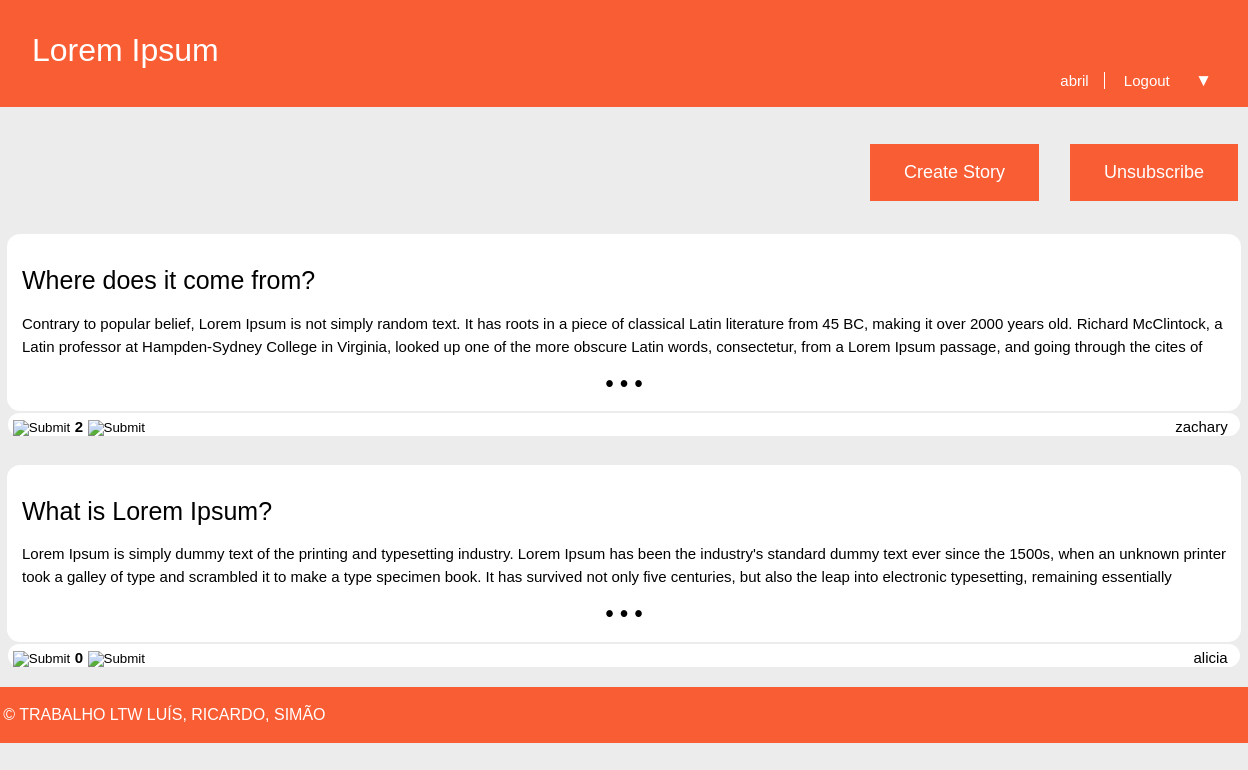
Before: /pages/channel.php?name=Lorem Ipsum (signed in) with the older database file.
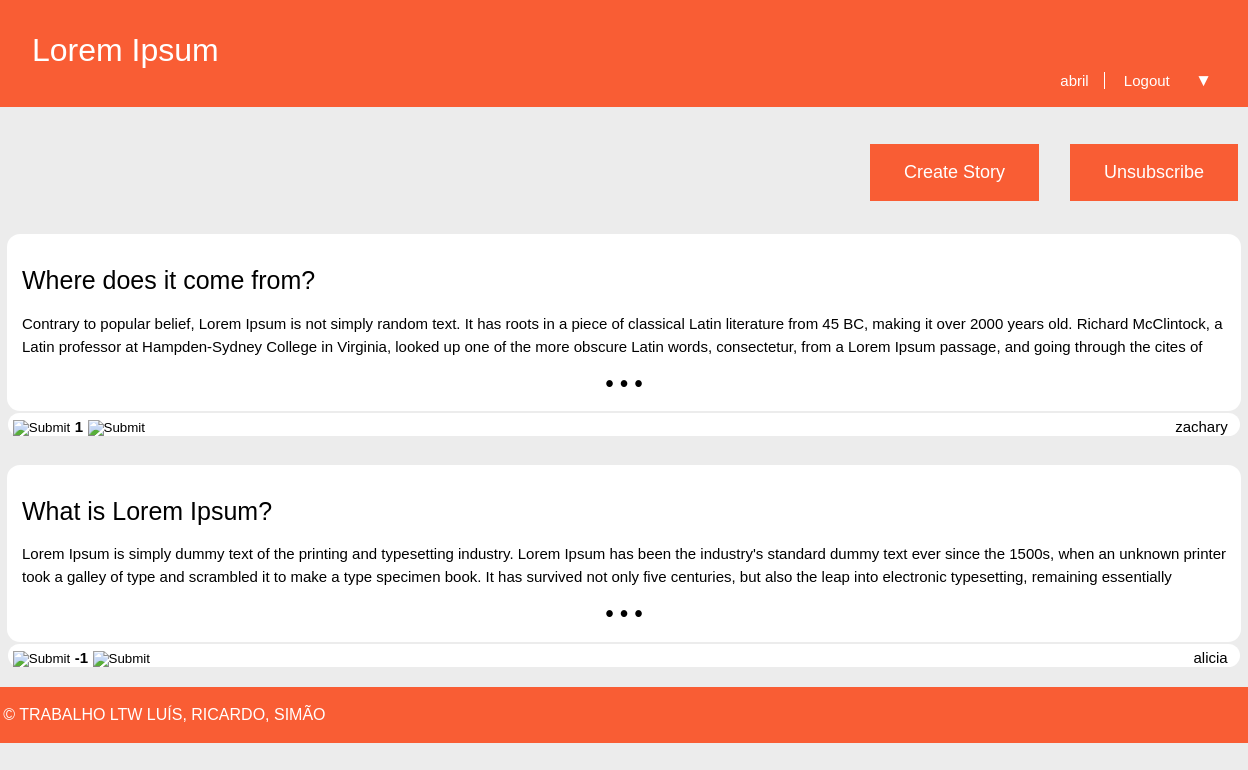
After: the same page with the newer database file.
### tables this page shows
CREATE TABLE Story (
  id INTEGER PRIMARY KEY,
  title VARCHAR,
  published INTEGER, -- date when the story was published in epoch format
  channel VARCHAR REFERENCES channel, -- comma separated tags
  author VARCHAR REFERENCES utilizer, -- who wrote the article
  points INTEGER DEFAULT 0,
  fulltext VARCHAR
);

### database/db_channel.php (called while the page is built, shortened)
<?php
	function channelSubscribed($channel) {
		$db = Database::instance()->db();
		$stmt = $db->prepare('SELECT * FROM UserSubscriptions WHERE username = ? AND channel = ?');
		$stmt->execute(array($_SESSION['username'], $channel));
		return $stmt->fetch()?true:false;
	}
?>

### database/db_story.php (called while the page is built, shortened)
<?php
	function getStoriesFromChannelByDate($channel){
		$db = Database::instance()->db();
		$storiesFromChannel = $db->prepare('SELECT * FROM Story WHERE channel = ? ORDER BY published DESC');
		$storiesFromChannel->execute(array($channel));
		$storiesFromChannel = $storiesFromChannel->fetchAll();
		return $storiesFromChannel;
	}
?>

### templates/tpl_common.php (the view, shortened to what this page needs)
<?php
	include_once('tpl_sub.php');
	include_once('tpl_story.php');
?>
<?php function draw_header($username, $channel) { ?>
	<!DOCTYPE html>
	<html>
		<head>
			<link rel="stylesheet" href="../css/common.css">
		</head>
		<body>
			<header>
				<?php if($channel === "NOT REDDIT") { ?>
					<a id="title" href="../pages/homepage.php"><?=$channel?></a>
				<?php } else { ?>
					<a id="title" href="../pages/channel.php?name=<?=$channel?>"><?=$channel?></a>
				<?php } ?>
				<?php if($username != NULL) { ?>
					<nav id="signup">
						<a id="profile" href="../pages/profile.php?name=<?=$username?>"><?= $username ?></a>
						<a href="../actions/action_logout.php">Logout</a>
					</nav>
				<?php } ?>
			</header>
<?php } ?>
<?php function draw_unsubscribeButton($channel) { ?>
	<link rel="stylesheet" href="../css/common.css">
	<form action='../actions/action_unsubscribeChannel.php' method='post'>
		<button id = "unsubscribe" class = "button" type='submit'>Unsubscribe</button>
	</form>
<?php } ?>
<?php function draw_info_bar_story($storyId, $username, $channel, $date, $points) { ?>
	<section id = "info_bar">
		<div id="start">
		<?php if(isset($_SESSION['username'])){ ?>
			<form id="uparrow" action='../actions/action_voteStory.php' method='post'>
				<input type="image" src="https://i.imgur.com/DV6Wkiu.png">
			</form>
			<h6 id="points"><?=$points?></h6>
			<form id="downarrow" action='../actions/action_voteStory.php' method='post'>
				<input type="image" src="https://i.imgur.com/oMpyvp1.png">
			</form>
		<?php } ?>
		</div>
		<div id="end">
			<a id="profile" href="../pages/profile.php?name=<?=$username?>"><?=$username?></a>
		</div>
	</section>
<?php } ?>
<?php function draw_footer() { ?>
	</body>
	<footer>
		<p>&copy; TRABALHO LTW LUÍS, RICARDO, SIMÃO</p>
	</footer>
	</html>
<?php } ?>

### pages/channel.php (shortened to what this page needs)
<?php
	include_once('../templates/tpl_common.php');
	include_once('../templates/tpl_story.php');
	include_once('../database/db_channel.php');
	include_once('../database/db_story.php');
	$channel=$_GET['name'];
	if(!isset($_SESSION['username'])) {
		draw_header(null, $channel);
	} else {
		draw_header($_SESSION['username'], $channel);
		draw_addStory($channel);
		if(channelSubscribed($channel))
			draw_unsubscribeButton($channel);
		else
			draw_subscribeButton($channel);
	}
	$stories=getStoriesFromChannelByDate($channel);
	foreach($stories as $story){
		draw_storyCard($story, false);
	}
	draw_footer();
?>

### templates/tpl_story.php (shortened to what this page needs)
<?php
	include_once('../templates/tpl_common.php');
	include_once('../database/db_story.php');
?>
<?php function draw_storyCard($story, $displayChannel) { ?>
	<link rel="stylesheet" href="../css/storyCard.css">
	<?php if($displayChannel) {
		$channel = $story['channel'];
	} else {
		$channel = null;
	} ?>
	<button id="storyCard" onclick="window.location.href='../pages/story.php?id=<?=$story['id']?>'">
		<h1> <?=htmlspecialchars($story['title'])?> </h1>
		<p> <?=htmlspecialchars($story['fulltext'])?> </p>
		<p>&bull; &bull; &bull;</p>
	</button>
	<?php draw_info_bar_story($story['id'], $story['author'], $channel, $story['published'], $story['points']) ?>
<?php } ?>
<?php function draw_addStory($channel) { ?>
	<button id = "createStory" class = "button" onclick="window.location.href='../pages/create_story.php?name=<?=$channel?>'">Create Story</button>
<?php } ?>

Changed rows visible on the page:
changed story "Where does it come from?": points "2" → "1"
changed story "What is Lorem Ipsum?": points "0" → "-1"
